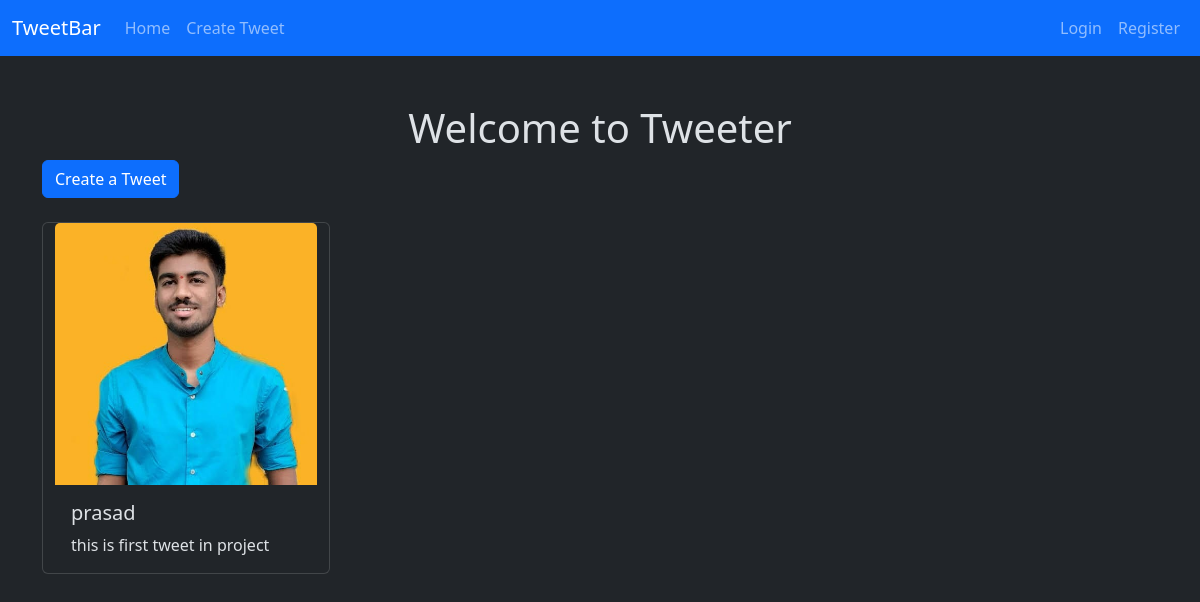
/tweetapp/, run on an earlier commit of the app's database.
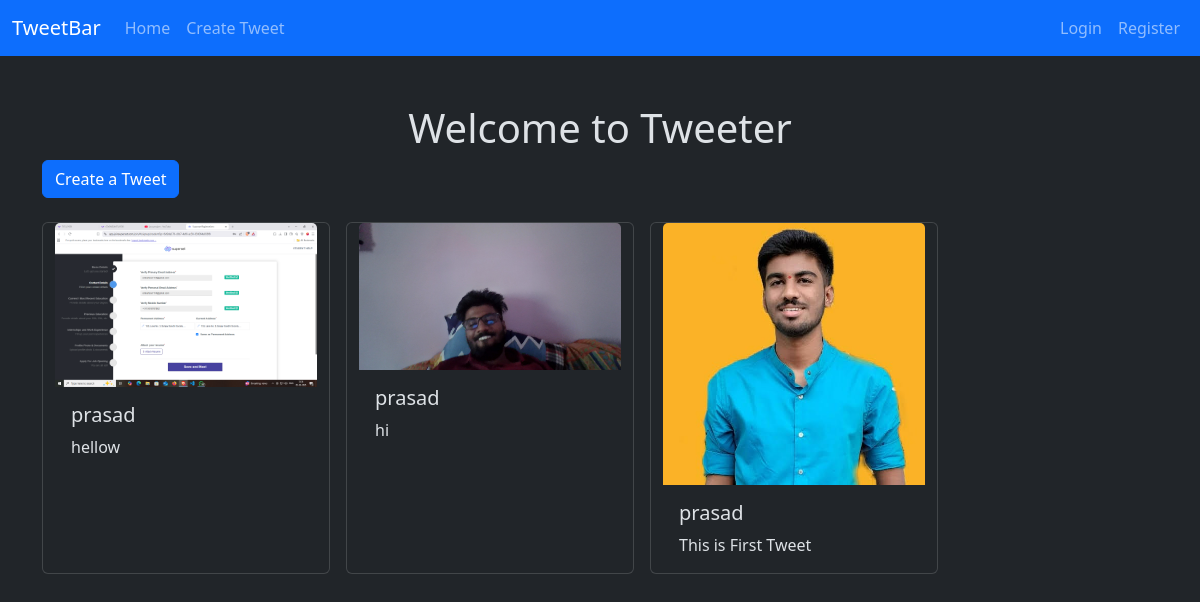
And on a later commit of the database.
### tweetapp/models.py (models this page shows, shortened)
class Tweet(models.Model):
    user = models.ForeignKey(User, on_delete=models.CASCADE)
    text = models.TextField(max_length=240)
    photo = models.ImageField(upload_to='photos/', blank=True, null=True)
    created_at = models.DateTimeField(auto_now_add=True)  # Auto add current time
    updated_at = models.DateTimeField(auto_now=True)

### tweetapp/views.py (the view)
# urls.py: path('', views.tweet_list, name='home'),
def tweet_list(request):
    tweets = Tweet.objects.all().order_by('-created_at')
    return render(request, 'tweet_list.html', {'tweets': tweets})

### tweetapp/templates/tweet_list.html (shortened to what this page needs)
{% extends "layout.html" %}
{% block content %}
<h1 class="text-center">Welcome to Tweeter</h1>
<a class="btn btn-primary mb-4" href="{% url 'tweet_create' %}">Create a Tweet</a>
<div class="container row gap-3">
    {% for tweet in tweets %}
    <div class="card" style="width: 18rem;">
        {% if tweet.photo %}
            <img src="{{ tweet.photo.url }}" class="card-img-top" alt="Tweet Image">
        {% else %}
            <img src="/static/default_image.jpg" class="card-img-top" alt="No Image Available">
        {% endif %}
        <div class="card-body">
            <h5 class="card-title">{{ tweet.user.username }}</h5>
            <p class="card-text">{{ tweet.text }}</p>
        </div>
    </div>
    {% empty %}
    <p class="text-center">No tweets found.</p>
    {% endfor %}
</div>
{% endblock %}

### templates/layout.html (shortened to what this page needs)
{% load static %}
<!DOCTYPE html>
<html lang="en" data-bs-theme="dark">
<head>
    <link href="https://cdn.jsdelivr.net/npm/bootstrap@5.3.3/dist/css/bootstrap.min.css" rel="stylesheet"
>
</head>
<body>
    <nav class="navbar navbar-expand-lg navbar-dark bg-primary">
        <div class="container-fluid">
            <a class="navbar-brand" href="{% url 'home' %}">TweetBar</a>
            <div class="collapse navbar-collapse" id="navbarNav">
                <ul class="navbar-nav me-auto">
                    <li class="nav-item">
                        <a class="nav-link {% if request.path == '/' %}active{% endif %}" href="{% url 'home' %}">Home</a>
                    </li>
                    <li class="nav-item">
                        <a class="nav-link {% if request.path == '/create/' %}active{% endif %}" href="{% url 'tweet_create' %}">Create Tweet</a>
                    </li>
                </ul>
                <ul class="navbar-nav">
                    {% if user.is_authenticated %}
                        <li class="nav-item">
                            <a class="nav-link" href="{% url 'logout' %}">Logout</a>
                        </li>
                        <li class="nav-item">
                            <span class="nav-link text-white">Welcome, {{ user.username }}</span>
                        </li>
                    {% else %}
                        <li class="nav-item">
                            <a class="nav-link" href="{% url 'login' %}">Login</a>
                        </li>
                        <li class="nav-item">
                            <a class="nav-link" href="{% url 'register' %}">Register</a>
                        </li>
                    {% endif %}
                </ul>
            </div>
        </div>
    </nav>
    <div class="container my-5">
        {% block content %}
        {% endblock %}
    </div>
</body>
</html>

What changed in the data, as far as the page shows it:
removed Tweet: photo (picture), user.username "prasad", text "this is first tweet in project"
added Tweet: photo (picture), user.username "prasad", text "hellow"
added Tweet: photo (picture), user.username "prasad", text "hi"
added Tweet: photo (picture), user.username "prasad", text "This is First Tweet"
